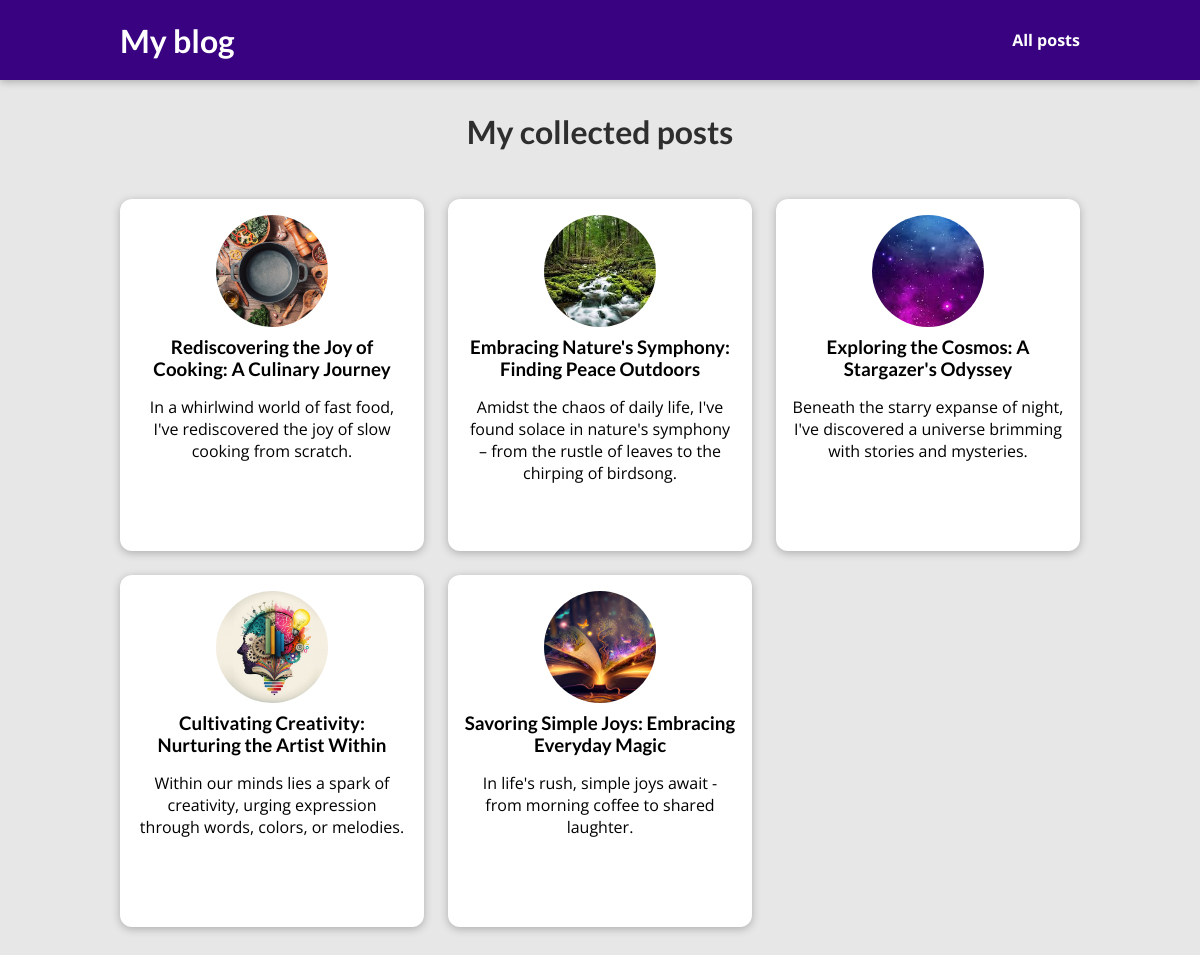
Page /blog/posts/ on the committed database.
### blog/models.py (models this page shows, shortened)
class Post(models.Model):
    id_post = models.AutoField(primary_key=True)
    title = models.CharField(max_length=100, null=False)
    content = models.TextField(null=False)
    date = models.DateField(null=False)
    author = models.ForeignKey(Author(), on_delete=models.CASCADE, null=False)
    slug = models.SlugField(max_length=100, null=False, db_index=True)
    image = models.ImageField(upload_to="images")
    excerpt = models.TextField(null=False)

### blog/views.py (the view)
# urls.py: path("posts/", views.AllPostsView.as_view(), name="posts-page"),
class AllPostsView(ListView):
    template_name = "blog/all-posts.html"
    model = Post
    context_object_name = "all_posts"

### blog/templates/blog/all-posts.html (shortened to what this page needs)
{% extends "base.html" %}
{% load static %}
{% block css_files%}
    <link rel="stylesheet" href="{% static "blog/post.css" %}" />
    <link rel="stylesheet" href="{% static "blog/all-posts.css" %}" />
{% endblock %}
{% block content %}
<section id="all-posts">
    <h2>My collected posts</h2>
    <ul>
        {% for post in all_posts %}
            {% include "blog/includes/post.html" %}
        {% endfor%}
    </ul>
</section>
{% endblock%}

### blog/templates/blog/includes/post.html
{% load static %}
<li>
    <article class="post">
        <a href="{% url "post-detail-page" post.slug %}">
            <img src="{% static post.image.url %}" alt="{{ post.title }}" />
            <div class="post__content">
                <h3>{{ post.title }}</h3>
                <p>{{ post.excerpt }}</p>
            </div>
        </a>
    </article>
</li>

### static/app.css (style rules this page uses)
* { box-sizing: border-box; }
html { font-family: 'Open Sans', 'Lato', sans-serif; }
body { margin: 0; }
h1, h2, h3 { font-family: 'Lato', sans-serif; font-weight: bold; }

### blog/static/blog/post.css (style rules this page uses)
.post { display: flex; flex-direction: column; align-items: center; text-align: center; }
.post a { text-decoration: none; color: black; transition: all 0.2s ease; padding: 1rem; }
.post img { width: 5rem; height: 5rem; object-fit: cover; border-radius: 50%; }
.post h3 { margin: 0.25rem 0; }

### blog/static/blog/all-posts.css (style rules this page uses)
body { background-color: #e7e7e7; }
#all-posts { margin: 7rem auto; width: 90%; max-width: 60rem; }
#all-posts h2 { text-align: center; font-size: 2rem; color: #2e2e2e; margin: 3rem 0; }
ul { list-style: none; margin: 0; padding: 0; display: grid; grid-template-columns: repeat(auto-fill, minmax(17rem, 1fr)); gap: 1.5rem; }
.post img { width: 7rem; height: 7rem; }
.post a { height: 22rem; transform-origin: center; box-shadow: 0 2px 8px rgba(0, 0, 0, 0.25); border-radius: 12px; background-color: white; }

### rows in the picture
Post: image (picture), title "Rediscovering the Joy of Cooking: A Culinary Journey", excerpt "In a whirlwind world of fast food, I've rediscovered the joy of slow cooking from scratch."
Post: image (picture), title "Embracing Nature's Symphony: Finding Peace Outdoors", excerpt "Amidst the chaos of daily life, I've found solace in nature's symphony – from the rustle of leaves to the chirping of birdsong."
Post: image (picture), title "Exploring the Cosmos: A Stargazer's Odyssey", excerpt "Beneath the starry expanse of night, I've discovered a universe brimming with stories and mysteries."
Post: image (picture), title "Cultivating Creativity: Nurturing the Artist Within", excerpt "Within our minds lies a spark of creativity, urging expression through words, colors, or melodies."
Post: image (picture), title "Savoring Simple Joys: Embracing Everyday Magic", excerpt "In life's rush, simple joys await - from morning coffee to shared laughter."
